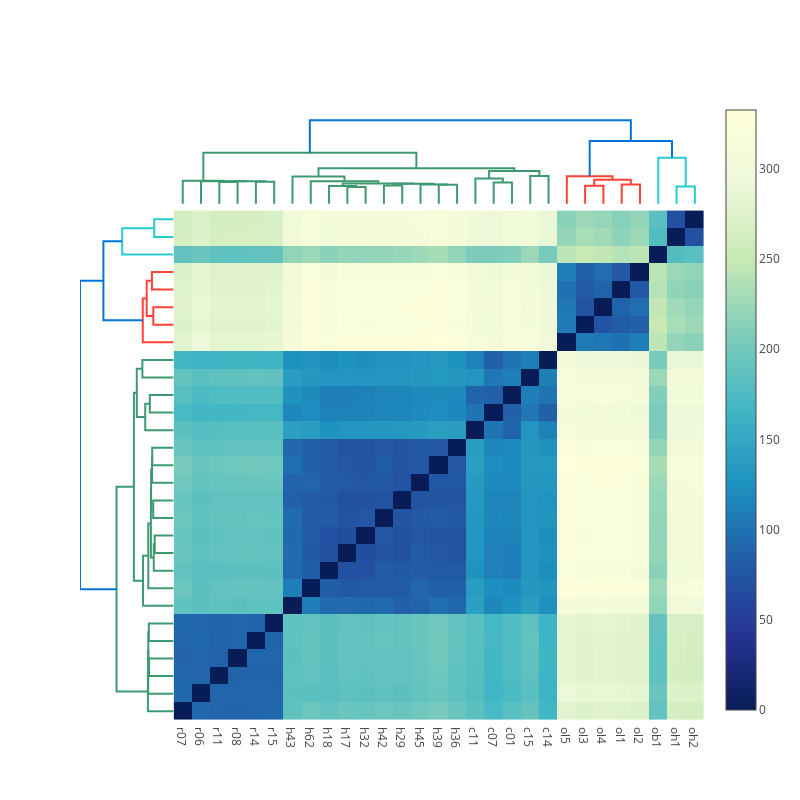

Write notebook code for a chart like this one.
### Code cell
#import plotly.plotly as py
from plotly.graph_objs import *
import plotly.figure_factory as FF

import numpy as np
from scipy.spatial.distance import pdist, squareform


# get data
data = np.genfromtxt("http://files.figshare.com/2133304/ExpRawData_E_TABM_84_A_AFFY_44.tab",
                     names=True,usecols=tuple(range(1,30)),dtype=float, delimiter="\t")
data_array = data.view((np.float, len(data.dtype.names)))
data_array = data_array.transpose()
labels = data.dtype.names

# Initialize figure by creating upper dendrogram
figure = FF.create_dendrogram(data_array, orientation='bottom', labels=labels)
for i in range(len(figure['data'])):
    figure['data'][i]['yaxis'] = 'y2'

# Create Side Dendrogram
dendro_side = FF.create_dendrogram(data_array, orientation='right')
for i in range(len(dendro_side['data'])):
    dendro_side['data'][i]['xaxis'] = 'x2'

# Add Side Dendrogram Data to Figure
figure['data'].extend(dendro_side['data'])

# Create Heatmap
dendro_leaves = dendro_side['layout']['yaxis']['ticktext']
dendro_leaves = list(map(int, dendro_leaves))
data_dist = pdist(data_array)
heat_data = squareform(data_dist)

### correlation matrix just of the choosen dendro_leaves
heat_data = heat_data[dendro_leaves,:]
heat_data = heat_data[:,dendro_leaves]

heatmap = Data([
    Heatmap(
        x = dendro_leaves,
        y = dendro_leaves,
        z = heat_data,
        colorscale = 'YIGnBu'
    )
])

heatmap[0]['x'] = figure['layout']['xaxis']['tickvals']
heatmap[0]['y'] = dendro_side['layout']['yaxis']['tickvals']

# Add Heatmap Data to Figure
figure['data'].extend(Data(heatmap))

# Edit Layout
figure['layout'].update({'width':800, 'height':800,
                         'showlegend':False, 'hovermode': 'closest',
                         })
# Edit xaxis
figure['layout']['xaxis'].update({'domain': [.15, 1],
                                  'mirror': False,
                                  'showgrid': False,
                                  'showline': False,
                                  'zeroline': False,
                                  'ticks':""})
# Edit xaxis2
figure['layout'].update({'xaxis2': {'domain': [0, .15],
                                   'mirror': False,
                                   'showgrid': False,
                                   'showline': False,
                                   'zeroline': False,
                                   'showticklabels': False,
                                   'ticks':""}})

# Edit yaxis
figure['layout']['yaxis'].update({'domain': [0, .85],
                                  'mirror': False,
                                  'showgrid': False,
                                  'showline': False,
                                  'zeroline': False,
                                  'showticklabels': False,
                                  'ticks': ""})
# Edit yaxis2
figure['layout'].update({'yaxis2':{'domain':[.825, .975],
                                   'mirror': False,
                                   'showgrid': False,
                                   'showline': False,
                                   'zeroline': False,
                                   'showticklabels': False,
                                   'ticks':""}})

# Plot!
iplot(figure, filename='dendrogram_with_heatmap')

### Figure 1 — Plotly figure (JSON) as saved in the notebook; plotly's stock layout.template omitted (floating-point values rounded to 4 significant figures; data arrays with more than 128 entries replaced by an {"elided": "..."} marker saying what was removed)
{"data": [{"hoverinfo": "text", "marker": {"color": "rgb(61,153,112)"}, "mode": "lines", "text": null, "type": "scatter", "x": [25, 25, 35, 35], "xaxis": "x", "y": [0, 87.13, 87.13, 0], "yaxis": "y2"}, {"hoverinfo": "text", "marker": {"color": "rgb(61,153,112)"}, "mode": "lines", "text": null, "type": "scatter", "x": [45, 45, 55, 55], "xaxis": "x", "y": [0, 88.0, 88.0, 0], "yaxis": "y2"}, {"hoverinfo": "text", "marker": {"color": "rgb(61,153,112)"}, "mode": "lines", "text": null, "type": "scatter", "x": [30, 30, 50, 50], "xaxis": "x", "y": [87.13, 89.88, 89.88, 88.0], "yaxis": "y2"}, {"hoverinfo": "text", "marker": {"color": "rgb(61,153,112)"}, "mode": "lines", "text": null, "type": "scatter", "x": [15, 15, 40, 40], "xaxis": "x", "y": [0, 90.18, 90.18, 89.88], "yaxis": "y2"}, {"hoverinfo": "text", "marker": {"color": "rgb(61,153,112)"}, "mode": "lines", "text": null, "type": "scatter", "x": [5, 5, 27.5, 27.5], "xaxis": "x", "y": [0, 91.33, 91.33, 90.18], "yaxis": "y2"}, {"hoverinfo": "text", "marker": {"color": "rgb(61,153,112)"}, "mode": "lines", "text": null, "type": "scatter", "x": [95, 95, 105, 105], "xaxis": "x", "y": [0, 67.06, 67.06, 0], "yaxis": "y2"}, {"hoverinfo": "text", "marker": {"color": "rgb(61,153,112)"}, "mode": "lines", "text": null, "type": "scatter", "x": [85, 85, 100, 100], "xaxis": "x", "y": [0, 70.5, 70.5, 67.06], "yaxis": "y2"}, {"hoverinfo": "text", "marker": {"color": "rgb(61,153,112)"}, "mode": "lines", "text": null, "type": "scatter", "x": [115, 115, 125, 125], "xaxis": "x", "y": [0, 72.5, 72.5, 0], "yaxis": "y2"}, {"hoverinfo": "text", "marker": {"color": "rgb(61,153,112)"}, "mode": "lines", "text": null, "type": "scatter", "x": [145, 145, 155, 155], "xaxis": "x", "y": [0, 76.04, 76.04, 0], "yaxis": "y2"}, {"hoverinfo": "text", "marker": {"color": "rgb(61,153,112)"}, "mode": "lines", "text": null, "type": "scatter", "x": [135, 135, 150, 150], "xaxis": "x", "y": [0, 76.54, 76.54, 76.04], "yaxis": "y2"}, {"hoverinfo": "text", "marker": {"color": "rgb(61,153,112)"}, "mode": "lines", "text": null, "type": "scatter", "x": [120, 120, 142.5, 142.5], "xaxis": "x", "y": [72.5, 80.01, 80.01, 76.54], "yaxis": "y2"}, {"hoverinfo": "text", "marker": {"color": "rgb(61,153,112)"}, "mode": "lines", "text": null, "type": "scatter", "x": [92.5, 92.5, 131.2, 131.2], "xaxis": "x", "y": [70.5, 80.71, 80.71, 80.01], "yaxis": "y2"}, {"hoverinfo": "text", "marker": {"color": "rgb(61,153,112)"}, "mode": "lines", "text": null, "type": "scatter", "x": [75, 75, 111.9, 111.9], "xaxis": "x", "y": [0, 89.9, 89.9, 80.71], "yaxis": "y2"}, {"hoverinfo": "text", "marker": {"color": "rgb(61,153,112)"}, "mode": "lines", "text": null, "type": "scatter", "x": [65, 65, 93.44, 93.44], "xaxis": "x", "y": [0, 108.5, 108.5, 89.9], "yaxis": "y2"}, {"hoverinfo": "text", "marker": {"color": "rgb(61,153,112)"}, "mode": "lines", "text": null, "type": "scatter", "x": [175, 175, 185, 185], "xaxis": "x", "y": [0, 84.48, 84.48, 0], "yaxis": "y2"}, {"hoverinfo": "text", "marker": {"color": "rgb(61,153,112)"}, "mode": "lines", "text": null, "type": "scatter", "x": [165, 165, 180, 180], "xaxis": "x", "y": [0, 100.8, 100.8, 84.48], "yaxis": "y2"}, {"hoverinfo": "text", "marker": {"color": "rgb(61,153,112)"}, "mode": "lines", "text": null, "type": "scatter", "x": [195, 195, 205, 205], "xaxis": "x", "y": [0, 111.0, 111.0, 0], "yaxis": "y2"}, {"hoverinfo": "text", "marker": {"color": "rgb(61,153,112)"}, "mode": "lines", "text": null, "type": "scatter", "x": [172.5, 172.5, 200, 200], "xaxis": "x", "y": [100.8, 130.8, 130.8, 111.0], "yaxis": "y2"}, {"hoverinfo": "text", "marker": {"color": "rgb(61,153,112)"}, "mode": "lines", "text": null, "type": "scatter", "x": [79.22, 79.22, 186.2, 186.2], "xaxis": "x", "y": [108.5, 141.0, 141.0, 130.8], "yaxis": "y2"}, {"hoverinfo": "text", "marker": {"color": "rgb(61,153,112)"}, "mode": "lines", "text": null, "type": "scatter", "x": [16.25, 16.25, 132.7, 132.7], "xaxis": "x", "y": [91.33, 202.8, 202.8, 141.0], "yaxis": "y2"}, {"hoverinfo": "text", "marker": {"color": "rgb(255,65,54)"}, "mode": "lines", "text": null, "type": "scatter", "x": [225, 225, 235, 235], "xaxis": "x", "y": [0, 72.09, 72.09, 0], "yaxis": "y2"}, {"hoverinfo": "text", "marker": {"color": "rgb(255,65,54)"}, "mode": "lines", "text": null, "type": "scatter", "x": [245, 245, 255, 255], "xaxis": "x", "y": [0, 77.01, 77.01, 0], "yaxis": "y2"}, {"hoverinfo": "text", "marker": {"color": "rgb(255,65,54)"}, "mode": "lines", "text": null, "type": "scatter", "x": [230, 230, 250, 250], "xaxis": "x", "y": [72.09, 95.58, 95.58, 77.01], "yaxis": "y2"}, {"hoverinfo": "text", "marker": {"color": "rgb(255,65,54)"}, "mode": "lines", "text": null, "type": "scatter", "x": [215, 215, 240, 240], "xaxis": "x", "y": [0, 109.6, 109.6, 95.58], "yaxis": "y2"}, {"hoverinfo": "text", "marker": {"color": "rgb(35,205,205)"}, "mode": "lines", "text": null, "type": "scatter", "x": [275, 275, 285, 285], "xaxis": "x", "y": [0, 68.83, 68.83, 0], "yaxis": "y2"}, {"hoverinfo": "text", "marker": {"color": "rgb(35,205,205)"}, "mode": "lines", "text": null, "type": "scatter", "x": [265, 265, 280, 280], "xaxis": "x", "y": [0, 182.7, 182.7, 68.83], "yaxis": "y2"}, {"hoverinfo": "text", "marker": {"color": "rgb(0,116,217)"}, "mode": "lines", "text": null, "type": "scatter", "x": [227.5, 227.5, 272.5, 272.5], "xaxis": "x", "y": [109.6, 249.4, 249.4, 182.7], "yaxis": "y2"}, {"hoverinfo": "text", "marker": {"color": "rgb(0,116,217)"}, "mode": "lines", "text": null, "type": "scatter", "x": [74.49, 74.49, 250, 250], "xaxis": "x", "y": [202.8, 332.6, 332.6, 249.4], "yaxis": "y2"}, {"hoverinfo": "text", "marker": {"color": "rgb(61,153,112)"}, "mode": "lines", "text": null, "type": "scatter", "x": [0, -87.13, -87.13, 0], "xaxis": "x2", "y": [25, 25, 35, 35], "yaxis": "y"}, {"hoverinfo": "text", "marker": {"color": "rgb(61,153,112)"}, "mode": "lines", "text": null, "type": "scatter", "x": [0, -88.0, -88.0, 0], "xaxis": "x2", "y": [45, 45, 55, 55], "yaxis": "y"}, {"hoverinfo": "text", "marker": {"color": "rgb(61,153,112)"}, "mode": "lines", "text": null, "type": "scatter", "x": [-87.13, -89.88, -89.88, -88.0], "xaxis": "x2", "y": [30, 30, 50, 50], "yaxis": "y"}, {"hoverinfo": "text", "marker": {"color": "rgb(61,153,112)"}, "mode": "lines", "text": null, "type": "scatter", "x": [0, -90.18, -90.18, -89.88], "xaxis": "x2", "y": [15, 15, 40, 40], "yaxis": "y"}, {"hoverinfo": "text", "marker": {"color": "rgb(61,153,112)"}, "mode": "lines", "text": null, "type": "scatter", "x": [0, -91.33, -91.33, -90.18], "xaxis": "x2", "y": [5, 5, 27.5, 27.5], "yaxis": "y"}, {"hoverinfo": "text", "marker": {"color": "rgb(61,153,112)"}, "mode": "lines", "text": null, "type": "scatter", "x": [0, -67.06, -67.06, 0], "xaxis": "x2", "y": [95, 95, 105, 105], "yaxis": "y"}, {"hoverinfo": "text", "marker": {"color": "rgb(61,153,112)"}, "mode": "lines", "text": null, "type": "scatter", "x": [0, -70.5, -70.5, -67.06], "xaxis": "x2", "y": [85, 85, 100, 100], "yaxis": "y"}, {"hoverinfo": "text", "marker": {"color": "rgb(61,153,112)"}, "mode": "lines", "text": null, "type": "scatter", "x": [0, -72.5, -72.5, 0], "xaxis": "x2", "y": [115, 115, 125, 125], "yaxis": "y"}, {"hoverinfo": "text", "marker": {"color": "rgb(61,153,112)"}, "mode": "lines", "text": null, "type": "scatter", "x": [0, -76.04, -76.04, 0], "xaxis": "x2", "y": [145, 145, 155, 155], "yaxis": "y"}, {"hoverinfo": "text", "marker": {"color": "rgb(61,153,112)"}, "mode": "lines", "text": null, "type": "scatter", "x": [0, -76.54, -76.54, -76.04], "xaxis": "x2", "y": [135, 135, 150, 150], "yaxis": "y"}, {"hoverinfo": "text", "marker": {"color": "rgb(61,153,112)"}, "mode": "lines", "text": null, "type": "scatter", "x": [-72.5, -80.01, -80.01, -76.54], "xaxis": "x2", "y": [120, 120, 142.5, 142.5], "yaxis": "y"}, {"hoverinfo": "text", "marker": {"color": "rgb(61,153,112)"}, "mode": "lines", "text": null, "type": "scatter", "x": [-70.5, -80.71, -80.71, -80.01], "xaxis": "x2", "y": [92.5, 92.5, 131.2, 131.2], "yaxis": "y"}, {"hoverinfo": "text", "marker": {"color": "rgb(61,153,112)"}, "mode": "lines", "text": null, "type": "scatter", "x": [0, -89.9, -89.9, -80.71], "xaxis": "x2", "y": [75, 75, 111.9, 111.9], "yaxis": "y"}, {"hoverinfo": "text", "marker": {"color": "rgb(61,153,112)"}, "mode": "lines", "text": null, "type": "scatter", "x": [0, -108.5, -108.5, -89.9], "xaxis": "x2", "y": [65, 65, 93.44, 93.44], "yaxis": "y"}, {"hoverinfo": "text", "marker": {"color": "rgb(61,153,112)"}, "mode": "lines", "text": null, "type": "scatter", "x": [0, -84.48, -84.48, 0], "xaxis": "x2", "y": [175, 175, 185, 185], "yaxis": "y"}, {"hoverinfo": "text", "marker": {"color": "rgb(61,153,112)"}, "mode": "lines", "text": null, "type": "scatter", "x": [0, -100.8, -100.8, -84.48], "xaxis": "x2", "y": [165, 165, 180, 180], "yaxis": "y"}, {"hoverinfo": "text", "marker": {"color": "rgb(61,153,112)"}, "mode": "lines", "text": null, "type": "scatter", "x": [0, -111.0, -111.0, 0], "xaxis": "x2", "y": [195, 195, 205, 205], "yaxis": "y"}, {"hoverinfo": "text", "marker": {"color": "rgb(61,153,112)"}, "mode": "lines", "text": null, "type": "scatter", "x": [-100.8, -130.8, -130.8, -111.0], "xaxis": "x2", "y": [172.5, 172.5, 200, 200], "yaxis": "y"}, {"hoverinfo": "text", "marker": {"color": "rgb(61,153,112)"}, "mode": "lines", "text": null, "type": "scatter", "x": [-108.5, -141.0, -141.0, -130.8], "xaxis": "x2", "y": [79.22, 79.22, 186.2, 186.2], "yaxis": "y"}, {"hoverinfo": "text", "marker": {"color": "rgb(61,153,112)"}, "mode": "lines", "text": null, "type": "scatter", "x": [-91.33, -202.8, -202.8, -141.0], "xaxis": "x2", "y": [16.25, 16.25, 132.7, 132.7], "yaxis": "y"}, {"hoverinfo": "text", "marker": {"color": "rgb(255,65,54)"}, "mode": "lines", "text": null, "type": "scatter", "x": [0, -72.09, -72.09, 0], "xaxis": "x2", "y": [225, 225, 235, 235], "yaxis": "y"}, {"hoverinfo": "text", "marker": {"color": "rgb(255,65,54)"}, "mode": "lines", "text": null, "type": "scatter", "x": [0, -77.01, -77.01, 0], "xaxis": "x2", "y": [245, 245, 255, 255], "yaxis": "y"}, {"hoverinfo": "text", "marker": {"color": "rgb(255,65,54)"}, "mode": "lines", "text": null, "type": "scatter", "x": [-72.09, -95.58, -95.58, -77.01], "xaxis": "x2", "y": [230, 230, 250, 250], "yaxis": "y"}, {"hoverinfo": "text", "marker": {"color": "rgb(255,65,54)"}, "mode": "lines", "text": null, "type": "scatter", "x": [0, -109.6, -109.6, -95.58], "xaxis": "x2", "y": [215, 215, 240, 240], "yaxis": "y"}, {"hoverinfo": "text", "marker": {"color": "rgb(35,205,205)"}, "mode": "lines", "text": null, "type": "scatter", "x": [0, -68.83, -68.83, 0], "xaxis": "x2", "y": [275, 275, 285, 285], "yaxis": "y"}, {"hoverinfo": "text", "marker": {"color": "rgb(35,205,205)"}, "mode": "lines", "text": null, "type": "scatter", "x": [0, -182.7, -182.7, -68.83], "xaxis": "x2", "y": [265, 265, 280, 280], "yaxis": "y"}, {"hoverinfo": "text", "marker": {"color": "rgb(0,116,217)"}, "mode": "lines", "text": null, "type": "scatter", "x": [-109.6, -249.4, -249.4, -182.7], "xaxis": "x2", "y": [227.5, 227.5, 272.5, 272.5], "yaxis": "y"}, {"hoverinfo": "text", "marker": {"color": "rgb(0,116,217)"}, "mode": "lines", "text": null, "type": "scatter", "x": [-202.8, -332.6, -332.6, -249.4], "xaxis": "x2", "y": [74.49, 74.49, 250, 250], "yaxis": "y"}, {"colorscale": "YIGnBu", "type": "heatmap", "x": [5, 15, 25, 35, 45, 55, 65, 75, 85, 95, 105, 115, 125, 135, 145, 155, 165, 175, 185, 195, 205, 215, 225, 235, 245, 255, 265, 275, 285], "y": [5, 15, 25, 35, 45, 55, 65, 75, 85, 95, 105, 115, 125, 135, 145, 155, 165, 175, 185, 195, 205, 215, 225, 235, 245, 255, 265, 275, 285], "z": {"elided": "29x29 float values"}}], "layout": {"autosize": false, "height": 800, "hovermode": "closest", "showlegend": false, "width": 800, "xaxis": {"domain": [0.15, 1], "mirror": false, "rangemode": "tozero", "showgrid": false, "showline": false, "showticklabels": true, "tickmode": "array", "ticks": "", "ticktext": ["r07", "r06", "r11", "r08", "r14", "r15", "h43", "h62", "h18", "h17", "h32", "h42", "h29", "h45", "h39", "h36", "c11", "c07", "c01", "c15", "c14", "ol5", "ol3", "ol4", "ol1", "ol2", "ob1", "oh1", "oh2"], "tickvals": [5, 15, 25, 35, 45, 55, 65, 75, 85, 95, 105, 115, 125, 135, 145, 155, 165, 175, 185, 195, 205, 215, 225, 235, 245, 255, 265, 275, 285], "type": "linear", "zeroline": false}, "xaxis2": {"domain": [0, 0.15], "mirror": false, "showgrid": false, "showline": false, "showticklabels": false, "ticks": "", "zeroline": false}, "yaxis": {"domain": [0, 0.85], "mirror": false, "rangemode": "tozero", "showgrid": false, "showline": false, "showticklabels": false, "ticks": "", "type": "linear", "zeroline": false}, "yaxis2": {"domain": [0.825, 0.975], "mirror": false, "showgrid": false, "showline": false, "showticklabels": false, "ticks": "", "zeroline": false}}}
